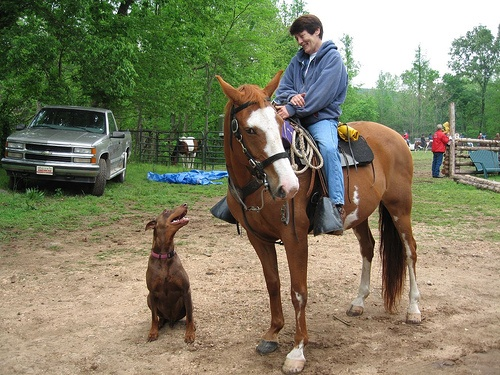
#> input picture 01.机器学习/14.其它/08.图片处理/data/02.jpg, 500 x 375 px
$ jupyter execute '01.图片的基本操作_03.ipynb'
#> lines starting #> are read from the running program, lines starting #| are printed output that depends on the picture; after the words box and inside, x2 and y2 are one past the last pixel; in counts of white or black regions, pixels touching at a corner belong together
图片的显示与读写操作
===

# 1.灰度化-Grayscale
将图像灰度化吧！灰度是一种图像亮度的表示方法，通过下式计算：
$$Y = 0.2126R + 0.7152G + 0.0722B$$

[cell 1]
import cv2
import numpy as np
import matplotlib.pyplot as plt

# Read image
img = cv2.imread("data/02.jpg")
#> img is the input picture: shape (375, 500, 3); mean B, G, R 101, 127.1, 128.4
b = img[:, :, 0].copy()
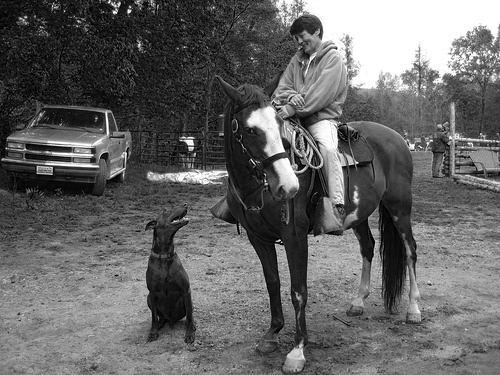
#> b: shape (375, 500); min 0, max 255, mean 101
g = img[:, :, 1].copy()
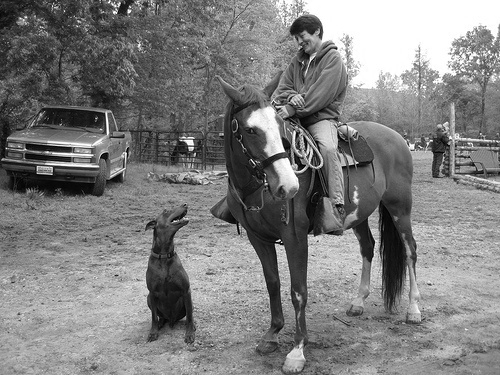
#> g: shape (375, 500); min 0, max 255, mean 127.1
r = img[:, :, 2].copy()
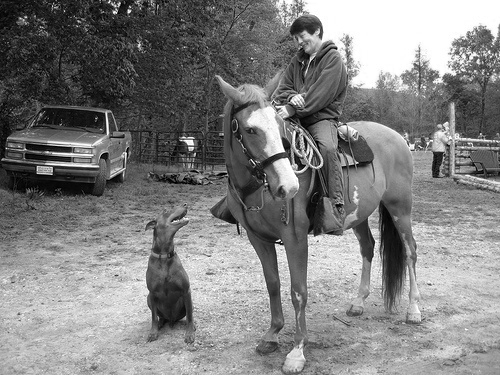
#> r: shape (375, 500); min 0, max 255, mean 128.4

# Gray scale
out = 0.2126 * r + 0.7152 * g + 0.0722 * b
out = out.astype(np.uint8)

plt.figure(figsize=(10,5), facecolor='w')
plt.subplot(1, 2, 1)
show_img1 = cv2.cvtColor(img, cv2.COLOR_BGR2RGB)
plt.imshow(show_img1)

plt.subplot(1, 2, 2)
show_img2 = cv2.cvtColor(out, cv2.COLOR_BGR2RGB)
plt.imshow(show_img2)
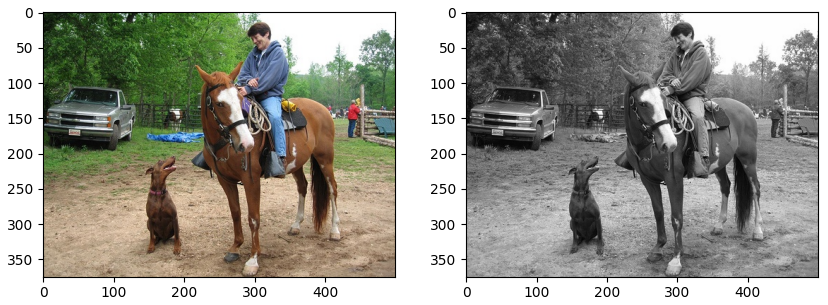
#> figure drawn by matplotlib, 2 panels

# 2.二值化
二值化是将图像使用黑和白两种值表示的方法，我们将灰度的阈值设置为 128 来进行二值化

[cell 2]
import cv2
import numpy as np
import matplotlib.pyplot as plt

# Read image
img = cv2.imread("data/02.jpg")
b = img[:, :, 0].copy()
g = img[:, :, 1].copy()
r = img[:, :, 2].copy()

# Gray scale
out = 0.2126 * r + 0.7152 * g + 0.0722 * b
out = out.astype(np.uint8)
th = 128
out[out < th] = 0
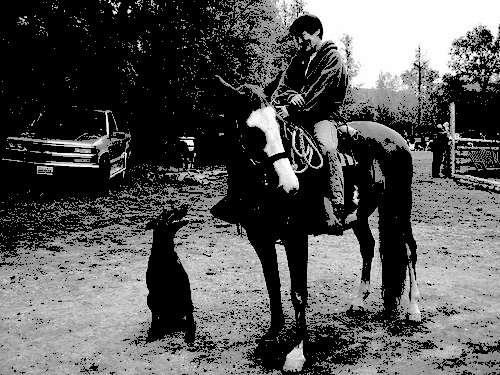
#> out: shape (375, 500); min 0, max 254, mean 85.8
out[out >= th] = 255
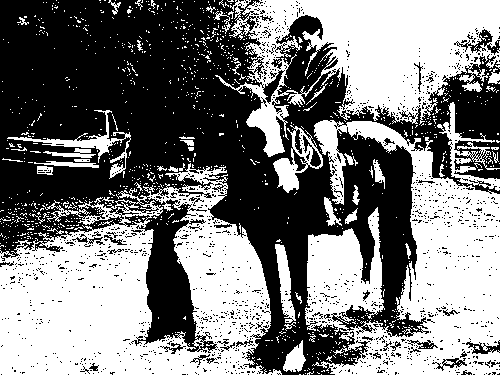
#> out: shape (375, 500); 48.9% white; 1053 white regions (1002 under 20 px), largest, box (x1, y1, x2, y2) and area: (0, 163, 282, 375) 33921, (305, 120, 500, 375) 26837, (215, 0, 500, 157) 21250

plt.figure(figsize=(10,5), facecolor='w')
plt.subplot(1, 2, 1)
show_img1 = cv2.cvtColor(img, cv2.COLOR_BGR2RGB)
plt.imshow(show_img1)

plt.subplot(1, 2, 2)
show_img2 = cv2.cvtColor(out, cv2.COLOR_BGR2RGB)
plt.imshow(show_img2)

# 3.二值化-大津算法(Otsu's Method)
大津二值化算法与普通二值化算法的区别就是大津算法可以自动确定二值化中的阈值，而普通二值化算法的阈值就是128

- 小于阈值t的类记作0，大于阈值t的类记作1；
- w0和w1是被阈值t分开的两个类中的像素数占总像素数的比率（满足 w0+w1=1）；
- $S0^2$,$S1^2$是这两个类中像素值的方差；
- M0, M1 是这两个类的像素值的平均值；

[cell 3]
import cv2
import numpy as np
import matplotlib.pyplot as plt

# Read image
img = cv2.imread("data/02.jpg")
b = img[:, :, 0].copy()
g = img[:, :, 1].copy()
r = img[:, :, 2].copy()
H, W, C = img.shape
#> H = 375; W = 500; C = 3
# Gray scale
out = 0.2126 * r + 0.7152 * g + 0.0722 * b
out = out.astype(np.uint8)

max_sigma = 0
max_t = 0

for _t in range(1, 255):
    v0 = out[np.where(out < _t)]
    m0 = np.mean(v0) if len(v0) > 0 else 0.
    w0 = len(v0) / (H * W)
    v1 = out[np.where(out >= _t)]
    m1 = np.mean(v1) if len(v1) > 0 else 0.
    w1 = len(v1) / (H * W)
    sigma = w0 * w1 * ((m0 - m1) ** 2)
    if sigma > max_sigma:
        max_sigma = sigma
        max_t = _t
#> this loop made 254 passes
#> (m0, w0, m1, w1, sigma, max_sigma) on passes 1 to 12: (0, 0.000133, 125, 1, 2.08, 2.08), (0.597, 0.000331, 125, 1, 5.12, 5.12), (1.16, 0.000549, 125.1, 0.999, 8.43, 8.43), (1.64, 0.000747, 125.1, 0.999, 11.37, 11.37), (2.38, 0.00109, 125.1, 0.999, 16.37, 16.37), (3, 0.00142, 125.2, 0.999, 21.22, 21.22), (3.86, 0.002, 125.2, 0.998, 29.4, 29.4), (4.45, 0.00246, 125.3, 0.998, 35.89, 35.89), (5.42, 0.00339, 125.4, 0.997, 48.59, 48.59), (6.43, 0.00472, 125.6, 0.995, 66.66, 66.66), (7.03, 0.00566, 125.7, 0.994, 79.27, 79.27), (7.79, 0.00701, 125.8, 0.993, 97.02, 97.02)
#> after the loop, max_sigma = 2447.4; max_t = 124

th = max_t
#> th = 124
out[out < th] = 0
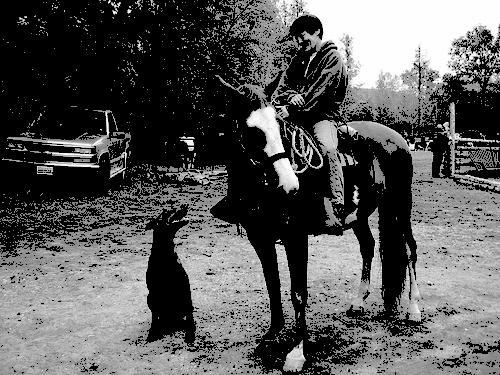
#> out: shape (375, 500); min 0, max 254, mean 88.9
out[out >= th] = 255
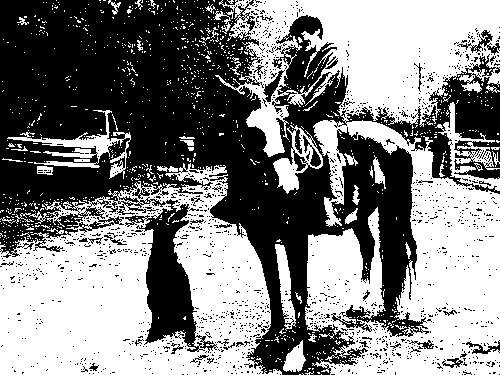
#> out: shape (375, 500); 51.3% white; 1429 black regions (1393 under 20 px), largest, box (x1, y1, x2, y2) and area: (0, 0, 500, 375) 85970, (457, 30, 500, 55) 275, (263, 70, 285, 102) 219

plt.figure(figsize=(10,5), facecolor='w')
plt.subplot(1, 2, 1)
show_img1 = cv2.cvtColor(img, cv2.COLOR_BGR2RGB)
plt.imshow(show_img1)

plt.subplot(1, 2, 2)
show_img2 = cv2.cvtColor(out, cv2.COLOR_BGR2RGB)
plt.imshow(show_img2)

$ run again, with 01.机器学习/14.其它/08.图片处理/data/01.jpg copied over 01.机器学习/14.其它/08.图片处理/data/02.jpg
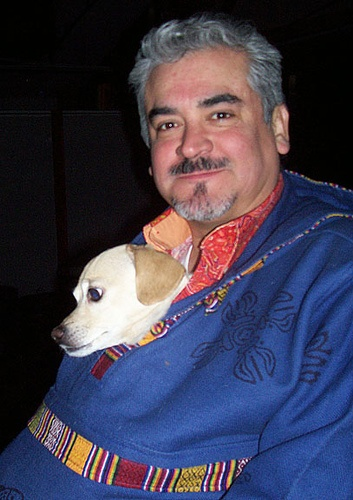
#> input picture 01.机器学习/14.其它/08.图片处理/data/01.jpg, 353 x 500 px
#> img is the input picture: shape (500, 353, 3); mean B, G, R 80.9, 60.9, 63.6
#> `out[out >= th] = 255`:
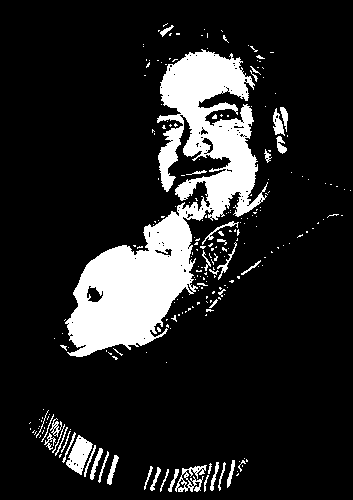
#> out: shape (500, 353); 14.4% white; 244 white regions (202 under 20 px), largest, box (x1, y1, x2, y2) and area: (65, 49, 268, 357) 21216, (66, 435, 93, 475) 565, (175, 465, 207, 492) 359
#> the loop `for _t in range(1, 255):` made 254 passes
#> (m0, w0, m1, w1, sigma, max_sigma) on passes 1 to 8: (0, 0.05, 65.65, 0.95, 204.7, 204.7), (0.497, 0.0994, 69.2, 0.901, 422.5, 422.5), (0.944, 0.142, 72.49, 0.858, 622, 622), (1.36, 0.178, 75.53, 0.822, 803.3, 803.3), (1.74, 0.207, 78.22, 0.793, 960.9, 960.9), (1.98, 0.224, 79.8, 0.776, 1052.8, 1052.8), (2.24, 0.239, 81.29, 0.761, 1137.9, 1137.9), (2.46, 0.251, 82.43, 0.749, 1201.9, 1201.9)
#> after the loop `for _t in range(1, 255):`: max_sigma = 2255.6; max_t = 95
#> `out[out >= th] = 255`:
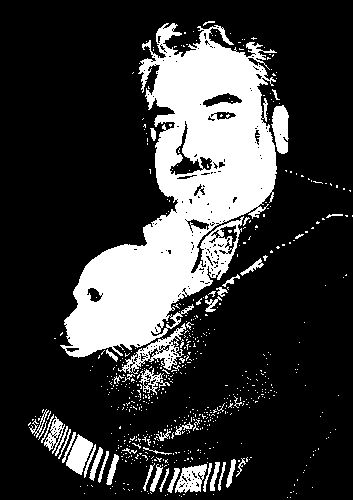
#> out: shape (500, 353); 22.1% white; 621 white regions (574 under 20 px), largest, box (x1, y1, x2, y2) and area: (60, 23, 277, 358) 31590, (118, 323, 186, 374) 902, (271, 105, 289, 154) 634
